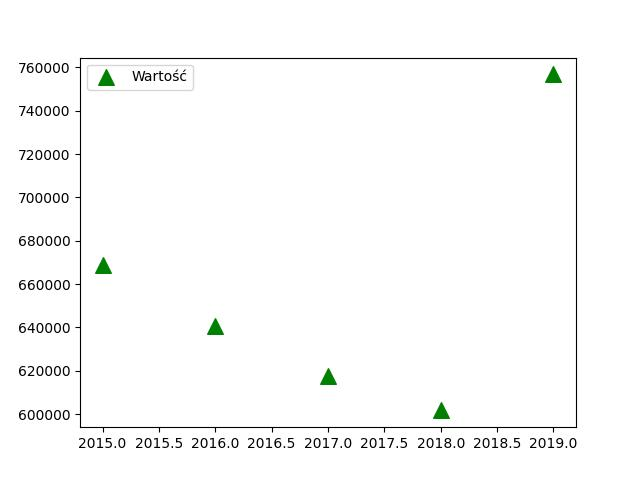

Recreate this plot in Python.
import matplotlib.pyplot as plt
import pandas as pd
import numpy as np
df=pd.read_excel("uczniowie2.xlsx")
print(df)
dane1=df.groupby(["Rok"])['Wartość'].sum()
x=df['Rok'].sort_values().drop_duplicates()
plt.scatter(x,dane1,s=126,c="green", marker='^',label='Wartość')
plt.legend()
plt.savefig('zad2.jpg')
plt.show()